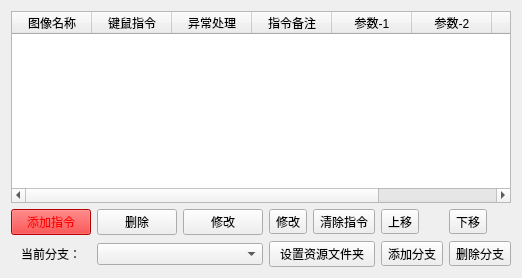
      <widget class="QWidget" name="tab_2">
       <attribute name="title">
        <string>指令集合</string>
       </attribute>
       <layout class="QVBoxLayout" name="verticalLayout_4">
        <item>
         <widget class="QTableWidget" name="tableWidget">
          <property name="sizePolicy">
           <sizepolicy hsizetype="Expanding" vsizetype="Expanding">
            <horstretch>0</horstretch>
            <verstretch>0</verstretch>
           </sizepolicy>
          </property>
          <property name="palette">
           <palette>
            <active>
             <colorrole role="Text">
              <brush brushstyle="SolidPattern">
               <color alpha="255">
                <red>0</red>
                <green>0</green>
                <blue>255</blue>
               </color>
              </brush>
             </colorrole>
             <colorrole role="PlaceholderText">
              <brush brushstyle="NoBrush">
               <color alpha="128">
                <red>0</red>
                <green>0</green>
                <blue>255</blue>
               </color>
              </brush>
             </colorrole>
            </active>
            <inactive>
             <colorrole role="Text">
              <brush brushstyle="SolidPattern">
               <color alpha="255">
                <red>0</red>
                <green>0</green>
                <blue>255</blue>
               </color>
              </brush>
             </colorrole>
             <colorrole role="PlaceholderText">
              <brush brushstyle="NoBrush">
               <color alpha="128">
                <red>0</red>
                <green>0</green>
                <blue>255</blue>
               </color>
              </brush>
             </colorrole>
            </inactive>
            <disabled>
             <colorrole role="Text">
              <brush brushstyle="SolidPattern">
               <color alpha="255">
                <red>120</red>
                <green>120</green>
                <blue>120</blue>
               </color>
              </brush>
             </colorrole>
             <colorrole role="PlaceholderText">
              <brush brushstyle="NoBrush">
               <color alpha="128">
                <red>0</red>
                <green>0</green>
                <blue>255</blue>
               </color>
              </brush>
             </colorrole>
            </disabled>
           </palette>
          </property>
          <property name="font">
           <font>
            <family>Microsoft YaHei UI</family>
            <weight>50</weight>
            <italic>false</italic>
            <bold>false</bold>
           </font>
          </property>
          <property name="autoScrollMargin">
           <number>16</number>
          </property>
          <property name="editTriggers">
           <set>QAbstractItemView::NoEditTriggers</set>
          </property>
          <property name="alternatingRowColors">
           <bool>true</bool>
          </property>
          <property name="selectionMode">
           <enum>QAbstractItemView::SingleSelection</enum>
          </property>
          <property name="selectionBehavior">
           <enum>QAbstractItemView::SelectRows</enum>
          </property>
          <property name="gridStyle">
           <enum>Qt::SolidLine</enum>
          </property>
          <property name="rowCount">
           <number>0</number>
          </property>
          <attribute name="horizontalHeaderCascadingSectionResizes">
           <bool>false</bool>
          </attribute>
          <attribute name="horizontalHeaderMinimumSectionSize">
           <number>20</number>
          </attribute>
          <attribute name="horizontalHeaderDefaultSectionSize">
           <number>80</number>
          </attribute>
          <attribute name="horizontalHeaderShowSortIndicator" stdset="0">
           <bool>false</bool>
          </attribute>
          <attribute name="horizontalHeaderStretchLastSection">
           <bool>true</bool>
          </attribute>
          <column>
           <property name="text">
            <string>图像名称</string>
           </property>
           <property name="textAlignment">
            <set>AlignCenter</set>
           </property>
          </column>
          <column>
           <property name="text">
            <string>键鼠指令</string>
           </property>
           <property name="textAlignment">
            <set>AlignCenter</set>
           </property>
          </column>
          <column>
           <property name="text">
            <string>异常处理</string>
           </property>
           <property name="textAlignment">
            <set>AlignCenter</set>
           </property>
          </column>
          <column>
           <property name="text">
            <string>指令备注</string>
           </property>
           <property name="textAlignment">
            <set>AlignCenter</set>
           </property>
          </column>
          <column>
           <property name="text">
            <string>参数-1</string>
           </property>
           <property name="textAlignment">
            <set>AlignCenter</set>
           </property>
          </column>
          <column>
           <property name="text">
            <string>参数-2</string>
           </property>
           <property name="textAlignment">
            <set>AlignCenter</set>
           </property>
          </column>
          <column>
           <property name="text">
            <string>重复</string>
           </property>
           <property name="textAlignment">
            <set>AlignCenter</set>
           </property>
          </column>
          <column>
           <property name="text">
            <string>ID</string>
           </property>
           <property name="textAlignment">
            <set>AlignCenter</set>
           </property>
          </column>
         </widget>
        </item>
        <item>
         <layout class="QGridLayout" name="gridLayout">
          <item row="0" column="6">
           <widget class="QToolButton" name="toolButton_4">
            <property name="text">
             <string>下移</string>
            </property>
            <property name="icon">
             <iconset resource="../images.qrc">
              <normaloff>:/按钮图标/窗体/res/下移.png</normaloff>:/按钮图标/窗体/res/下移.png</iconset>
            </property>
           </widget>
          </item>
          <item row="1" column="1" colspan="2">
           <widget class="QComboBox" name="comboBox"/>
          </item>
          <item row="0" column="2">
           <widget class="QPushButton" name="pushButton_8">
            <property name="text">
             <string>修改</string>
            </property>
           </widget>
          </item>
          <item row="1" column="6">
           <widget class="QToolButton" name="toolButton">
            <property name="text">
             <string>删除分支</string>
            </property>
            <property name="icon">
             <iconset resource="../images.qrc">
              <normaloff>:/按钮图标/窗体/res/删除.png</normaloff>:/按钮图标/窗体/res/删除.png</iconset>
            </property>
           </widget>
          </item>
          <item row="0" column="3">
           <widget class="QToolButton" name="toolButton_5">
            <property name="text">
             <string>修改</string>
            </property>
            <property name="icon">
             <iconset resource="../images.qrc">
              <normaloff>:/按钮图标/窗体/res/刷新.png</normaloff>:/按钮图标/窗体/res/刷新.png</iconset>
            </property>
            <property name="iconSize">
             <size>
              <width>40</width>
              <height>20</height>
             </size>
            </property>
           </widget>
          </item>
          <item row="1" column="0">
           <widget class="QLabel" name="label">
            <property name="palette">
             <palette>
              <active>
               <colorrole role="WindowText">
                <brush brushstyle="SolidPattern">
                 <color alpha="255">
                  <red>0</red>
                  <green>0</green>
                  <blue>0</blue>
                 </color>
                </brush>
               </colorrole>
              </active>
              <inactive>
               <colorrole role="WindowText">
                <brush brushstyle="SolidPattern">
                 <color alpha="255">
                  <red>0</red>
                  <green>0</green>
                  <blue>0</blue>
                 </color>
                </brush>
               </colorrole>
              </inactive>
              <disabled>
               <colorrole role="WindowText">
                <brush brushstyle="SolidPattern">
                 <color alpha="255">
                  <red>120</red>
                  <green>120</green>
                  <blue>120</blue>
                 </color>
                </brush>
               </colorrole>
              </disabled>
             </palette>
            </property>
            <property name="text">
             <string>当前分支：</string>
            </property>
            <property name="alignment">
             <set>Qt::AlignCenter</set>
            </property>
           </widget>
          </item>
          <item row="0" column="0">
           <widget class="QPushButton" name="pushButton">
            <property name="palette">
             <palette>
              <active>
               <colorrole role="Button">
                <brush brushstyle="SolidPattern">
                 <color alpha="255">
                  <red>255</red>
                  <green>0</green>
                  <blue>0</blue>
                 </color>
                </brush>
               </colorrole>
               <colorrole role="Text">
                <brush brushstyle="SolidPattern">
                 <color alpha="255">
                  <red>255</red>
                  <green>0</green>
                  <blue>0</blue>
                 </color>
                </brush>
               </colorrole>
               <colorrole role="ButtonText">
                <brush brushstyle="SolidPattern">
                 <color alpha="255">
                  <red>255</red>
                  <green>0</green>
                  <blue>0</blue>
                 </color>
                </brush>
               </colorrole>
               <colorrole role="Base">
                <brush brushstyle="SolidPattern">
                 <color alpha="255">
                  <red>255</red>
                  <green>255</green>
                  <blue>255</blue>
                 </color>
                </brush>
               </colorrole>
               <colorrole role="Window">
                <brush brushstyle="SolidPattern">
                 <color alpha="255">
                  <red>255</red>
                  <green>0</green>
                  <blue>0</blue>
                 </color>
                </brush>
               </colorrole>
               <colorrole role="PlaceholderText">
                <brush brushstyle="SolidPattern">
                 <color alpha="128">
                  <red>255</red>
                  <green>0</green>
                  <blue>0</blue>
                 </color>
                </brush>
               </colorrole>
              </active>
              <inactive>
               <colorrole role="Button">
                <brush brushstyle="SolidPattern">
                 <color alpha="255">
                  <red>255</red>
                  <green>0</green>
                  <blue>0</blue>
                 </color>
                </brush>
               </colorrole>
               <colorrole role="Text">
                <brush brushstyle="SolidPattern">
                 <color alpha="255">
                  <red>255</red>
                  <green>0</green>
                  <blue>0</blue>
                 </color>
                </brush>
               </colorrole>
               <colorrole role="ButtonText">
                <brush brushstyle="SolidPattern">
                 <color alpha="255">
                  <red>255</red>
                  <green>0</green>
                  <blue>0</blue>
                 </color>
                </brush>
               </colorrole>
               <colorrole role="Base">
                <brush brushstyle="SolidPattern">
                 <color alpha="255">
                  <red>255</red>
                  <green>255</green>
                  <blue>255</blue>
                 </color>
                </brush>
               </colorrole>
               <colorrole role="Window">
                <brush brushstyle="SolidPattern">
                 <color alpha="255">
                  <red>255</red>
                  <green>0</green>
                  <blue>0</blue>
                 </color>
                </brush>
               </colorrole>
               <colorrole role="PlaceholderText">
                <brush brushstyle="SolidPattern">
                 <color alpha="128">
                  <red>255</red>
                  <green>0</green>
                  <blue>0</blue>
                 </color>
                </brush>
               </colorrole>
              </inactive>
              <disabled>
               <colorrole role="Button">
                <brush brushstyle="SolidPattern">
                 <color alpha="255">
                  <red>255</red>
                  <green>0</green>
                  <blue>0</blue>
                 </color>
                </brush>
               </colorrole>
               <colorrole role="Text">
                <brush brushstyle="SolidPattern">
                 <color alpha="255">
                  <red>120</red>
                  <green>120</green>
                  <blue>120</blue>
                 </color>
                </brush>
               </colorrole>
               <colorrole role="ButtonText">
                <brush brushstyle="SolidPattern">
                 <color alpha="255">
                  <red>120</red>
                  <green>120</green>
                  <blue>120</blue>
                 </color>
                </brush>
               </colorrole>
               <colorrole role="Base">
                <brush brushstyle="SolidPattern">
                 <color alpha="255">
                  <red>255</red>
                  <green>0</green>
                  <blue>0</blue>
                 </color>
                </brush>
               </colorrole>
               <colorrole role="Window">
                <brush brushstyle="SolidPattern">
                 <color alpha="255">
                  <red>255</red>
                  <green>0</green>
                  <blue>0</blue>
                 </color>
                </brush>
               </colorrole>
               <colorrole role="PlaceholderText">
                <brush brushstyle="SolidPattern">
                 <color alpha="128">
                  <red>0</red>
                  <green>0</green>
                  <blue>0</blue>
                 </color>
                </brush>
               </colorrole>
              </disabled>
             </palette>
            </property>
            <property name="text">
             <string>添加指令</string>
            </property>
            <property name="iconSize">
             <size>
              <width>40</width>
              <height>20</height>
             </size>
            </property>
           </widget>
          </item>
          <item row="0" column="1">
           <widget class="QPushButton" name="pushButton_2">
            <property name="text">
             <string>删除</string>
            </property>
            <property name="iconSize">
             <size>
              <width>40</width>
              <height>20</height>
             </size>
            </property>
           </widget>
          </item>
          <item row="1" column="3" colspan="2">
           <widget class="QPushButton" name="pushButton_3">
            <property name="text">
             <string>设置资源文件夹</string>
            </property>
           </widget>
          </item>
          <item row="0" column="5">
           <widget class="QToolButton" name="toolButton_3">
            <property name="text">
             <string>上移</string>
            </property>
            <property name="icon">
             <iconset resource="../images.qrc">
              <normaloff>:/按钮图标/窗体/res/上移.png</normaloff>:/按钮图标/窗体/res/上移.png</iconset>
            </property>
           </widget>
          </item>
          <item row="1" column="5">
           <widget class="QToolButton" name="toolButton_2">
            <property name="text">
             <string>添加分支</string>
            </property>
            <property name="icon">
             <iconset resource="../images.qrc">
              <normaloff>:/按钮图标/窗体/res/add.png</normaloff>:/按钮图标/窗体/res/add.png</iconset>
            </property>
           </widget>
          </item>
          <item row="0" column="4">
           <widget class="QToolButton" name="toolButton_6">
            <property name="styleSheet">
             <string notr="true"/>
            </property>
            <property name="text">
             <string>清除指令</string>
            </property>
            <property name="icon">
             <iconset resource="../images.qrc">
              <normaloff>:/按钮图标/窗体/res/清除.png</normaloff>:/按钮图标/窗体/res/清除.png</iconset>
            </property>
            <property name="iconSize">
             <size>
              <width>40</width>
              <height>20</height>
             </size>
            </property>
           </widget>
          </item>
         </layout>
        </item>
       </layout>
      </widget>
